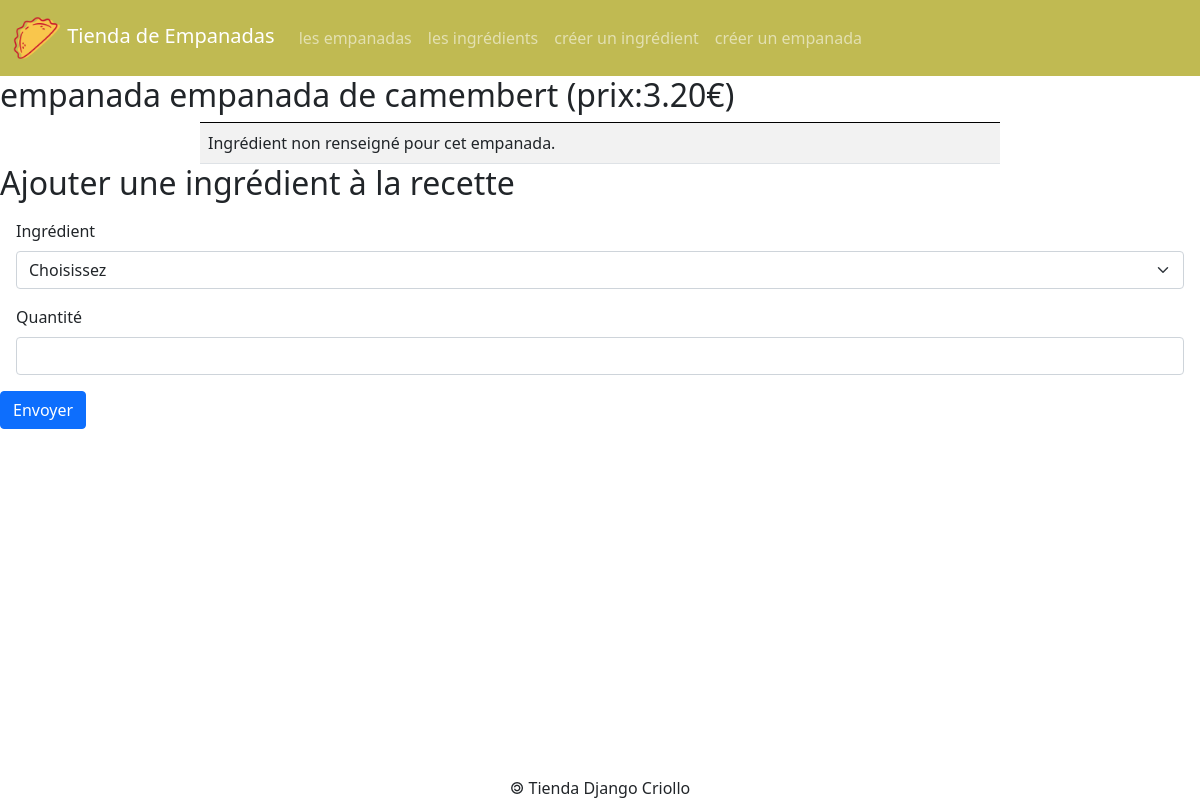
The app's page /empanada/8/, older data.
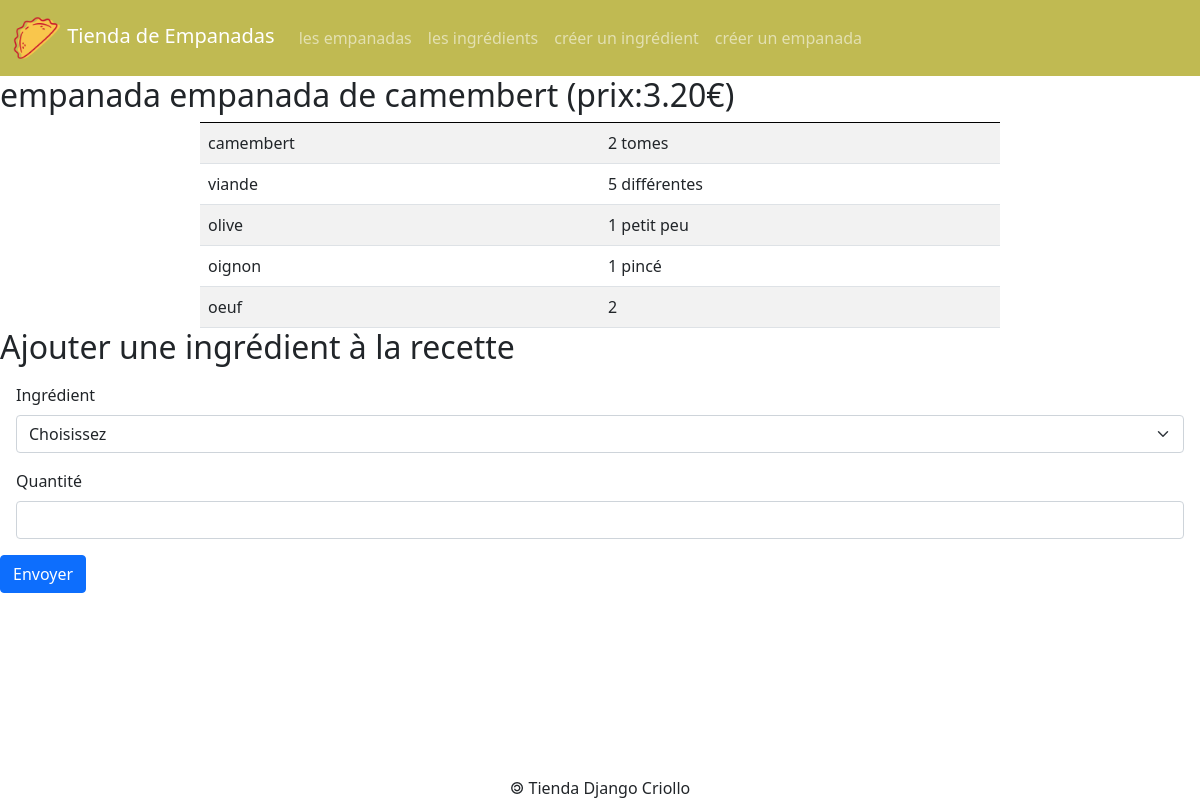
The same page, newer data.
### empanadas/models.py (models this page shows, shortened)
class Ingredient(models.Model):
    idIngredient = models.AutoField(primary_key=True)
    nomIngredient = models.CharField(max_length=50)

class Composition(models.Model):
    class Meta:
        unique_together = ('ingredient','empanada')
    idComposition = models.AutoField(primary_key=True)
    ingredient = models.ForeignKey(Ingredient, on_delete=models.CASCADE)
    empanada = models.ForeignKey(Empanada, on_delete=models.CASCADE)
    quantite = models.CharField(max_length=100)

### empanadas/views.py (the view)
# urls.py: path('empanada/<int:empanada_id>/', views.empanada),
def empanada(request, empanada_id):
    laEmpanada = Empanada.objects.get(idEmpanada=empanada_id)
    composition = Composition.objects.filter(empanada=empanada_id)
    ingredients_list = []
    for compo in composition:
        ingredient_data = {
            'idComposition': compo.idComposition,
            'nomIngredient': compo.ingredient.nomIngredient,
            'quantite': compo.quantite
        }
        ingredients_list.append(ingredient_data)
    all_ingredients = Ingredient.objects.all()
    form = CompositionForm()
    return render(
        request,
        'empanadas/empanada.html',
        {
            'empanada': laEmpanada,
            'ingredients': ingredients_list,
            'all_ingredients': all_ingredients,
            'form': form  # Passer le formulaire au template
        }
    )

### empanadas/forms.py
class CompositionForm(ModelForm):
    class Meta:
        model = Composition
        fields = ['ingredient', 'quantite']

### empanadas/models.py (called while the page is built)
    def __str__(self) :
        return 'empanada ' + self.nomEmpanada + ' (prix:' + str(self.prix) + '€)'

### empanadas/templates/empanadas/empanada.html (shortened to what this page needs)
{% extends 'empanadas/base.html' %}
{% block main %}
<h2>{{ empanada }}</h2>
<table class="table table-striped">
    <tbody>
        {% if ingredients %} {% for ingredient in ingredients %}
        <tr>
            <td>{{ ingredient.nomIngredient }}</td>
            <td>{{ ingredient.quantite }}</td>
        </tr>
        {% endfor %} {% else %}
        <tr>
            <td colspan="2">Ingrédient non renseigné pour cet empanada.</td>
        </tr>
        {% endif %}
    </tbody>
</table>
<h2>Ajouter une ingrédient à la recette</h2>
<form action="/empanada/{{empanada.idEmpanada}}/addIngredient" method="post">
    <div class="m-3">
        <label for="id_ingredient" class="form-label">Ingrédient</label>
        <select
            id="id_ingredient"
            name="ingredient"
            class="form-select"
            required
        >
            <option selected disabled>Choisissez</option>
        </select>
    </div>
    <div class="m-3">
        <label for="id_quantite" class="form-label">Quantité</label>
        <input
            id="id_quantite"
            name="quantite"
            type="text"
            maxlength="100"
            required
            class="form-control"
        />
    </div>
    <button type="submit" class="btn btn-primary">Envoyer</button>
</form>
{% endblock %}

Row changes from the older to the newer data that the page shows:
added Ingredient: nomIngredient "camembert"
added Composition: quantite "2 tomes"
now on this page (row unchanged): Ingredient: nomIngredient "viande"
added Composition: quantite "5 différentes"
now on this page (row unchanged): Ingredient: nomIngredient "olive"
added Composition: quantite "1 petit peu"
now on this page (row unchanged): Ingredient: nomIngredient "oignon"
added Composition: quantite "1 pincé"
now on this page (row unchanged): Ingredient: nomIngredient "oeuf"
Text that changed along with them:
new list line: "2"
text no longer shown: "Ingrédient non renseigné pour cet empanada."
